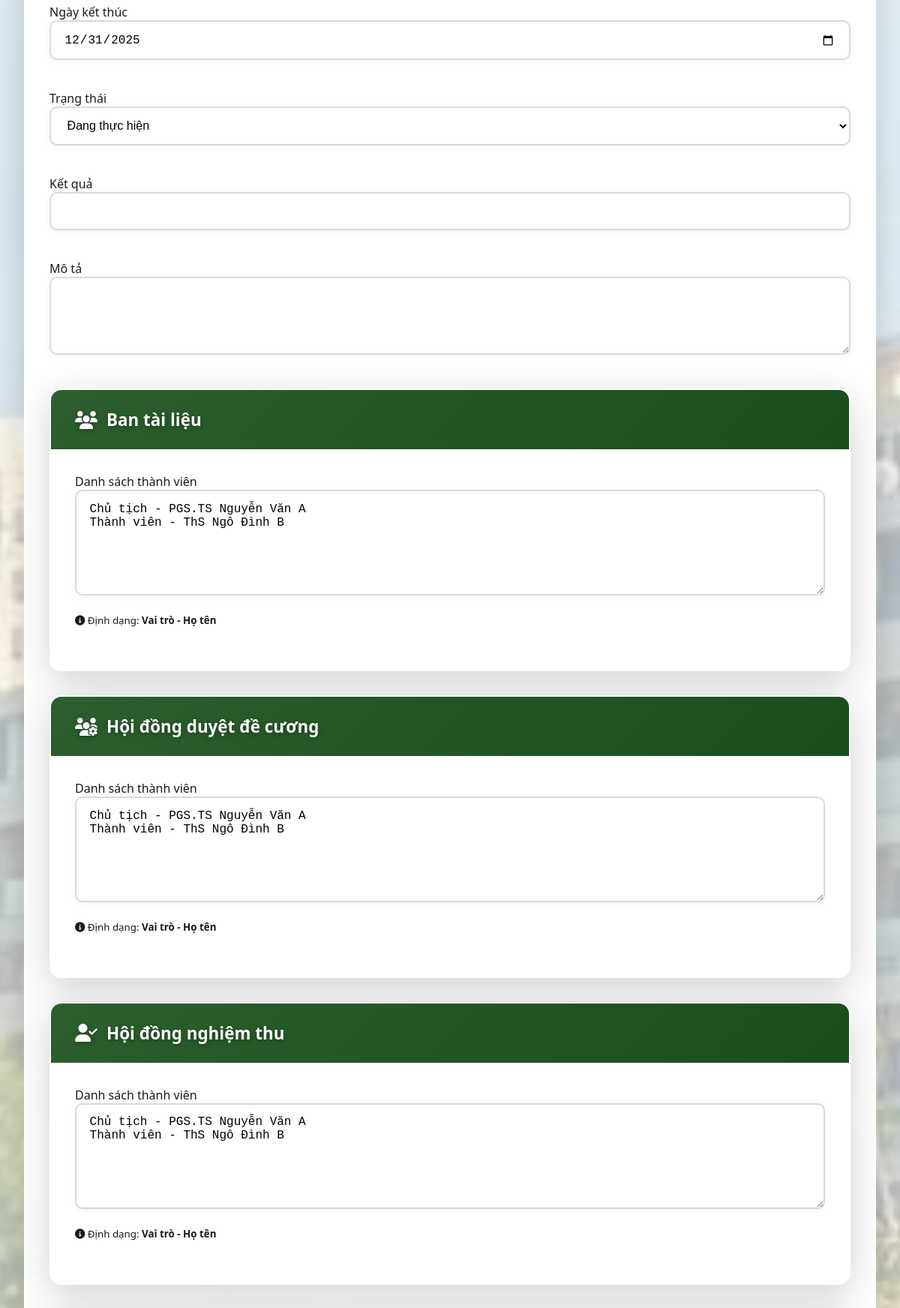
The app's page /tailieu/edit/2 (signed in, middle part), older data.
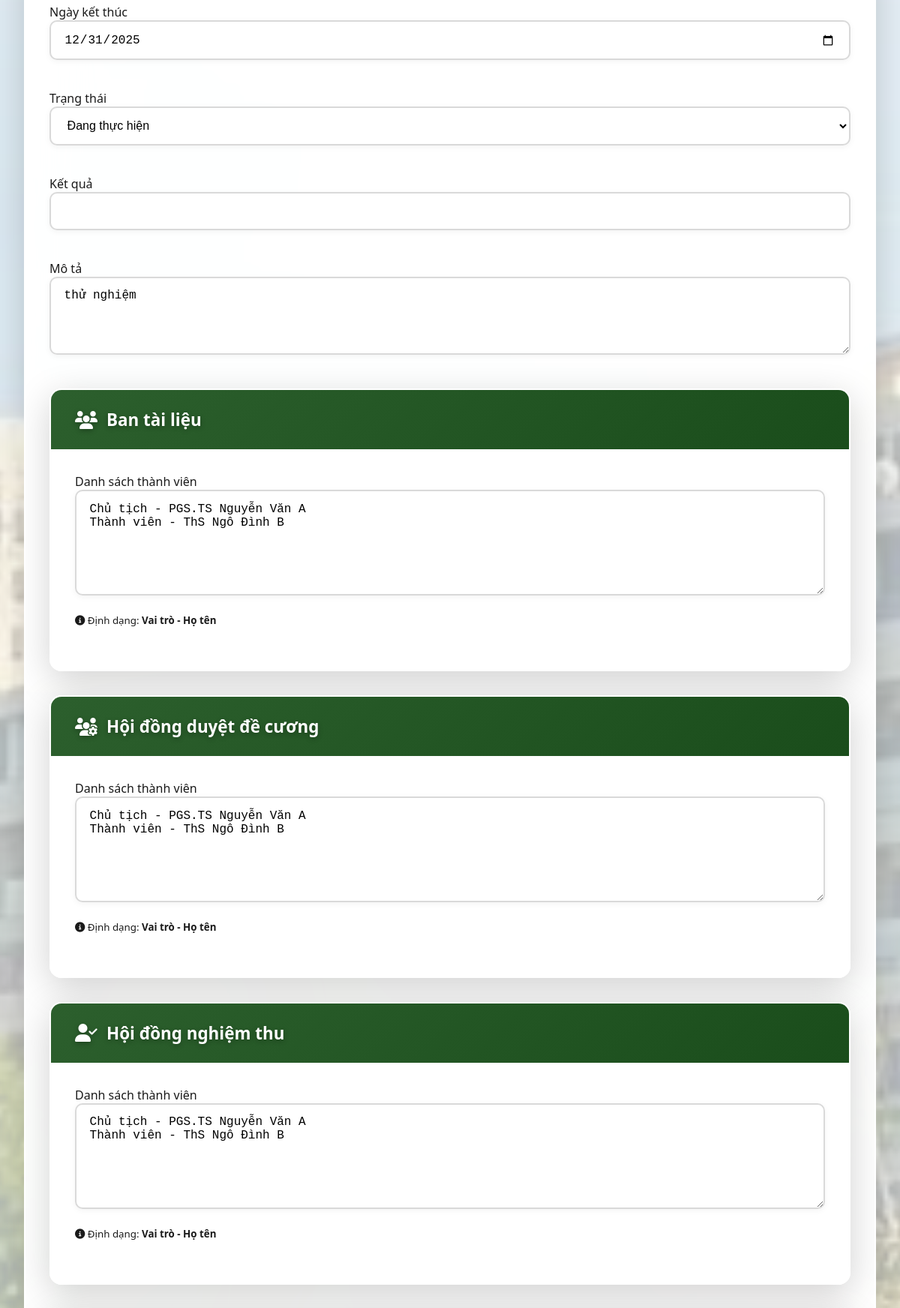
The same page, newer data.
### models/__init__.py (models this page shows)
class BanTaiLieu(db.Model):
    __tablename__ = 'ban_tai_lieu'
    id = db.Column(db.Integer, primary_key=True)
    tai_lieu_id = db.Column(db.Integer, db.ForeignKey('tai_lieu.id'), nullable=False)
    ho_ten = db.Column(db.String(120), nullable=False)
    vai_tro = db.Column(db.String(50), nullable=False)
    created_at = db.Column(db.DateTime, default=datetime.utcnow)

class HoiDongDeCuongTaiLieu(db.Model):
    __tablename__ = 'hoi_dong_de_cuong_tai_lieu'
    id = db.Column(db.Integer, primary_key=True)
    tai_lieu_id = db.Column(db.Integer, db.ForeignKey('tai_lieu.id'), nullable=False)
    ho_ten = db.Column(db.String(120), nullable=False)
    vai_tro = db.Column(db.String(50), nullable=False)
    created_at = db.Column(db.DateTime, default=datetime.utcnow)

class HoiDongNghiemThuTaiLieu(db.Model):
    __tablename__ = 'hoi_dong_nghiem_thu_tai_lieu'
    id = db.Column(db.Integer, primary_key=True)
    tai_lieu_id = db.Column(db.Integer, db.ForeignKey('tai_lieu.id'), nullable=False)
    ho_ten = db.Column(db.String(120), nullable=False)
    vai_tro = db.Column(db.String(50), nullable=False)
    created_at = db.Column(db.DateTime, default=datetime.utcnow)

class TaiLieu(db.Model):
    __tablename__ = 'tai_lieu'
    id = db.Column(db.Integer, primary_key=True)
    ma_tai_lieu = db.Column(db.String(50), unique=True, nullable=False)
    ten_tai_lieu = db.Column(db.String(255), nullable=False)
    loai = db.Column(db.String(50))  # Giáo trình, Tài liệu dạy học, Sách chuyên khảo, Sách tham khảo
    mo_ta = db.Column(db.Text)
    linh_vuc = db.Column(db.String(100))
    tac_gia = db.Column(db.Text)  # Danh sách tác giả (mỗi tác giả 1 dòng)
    don_vi = db.Column(db.String(120))
    ngay_bat_dau = db.Column(db.Date)
    ngay_ket_thuc = db.Column(db.Date)
    trang_thai = db.Column(db.String(50), default='Đang thực hiện')
    ket_qua = db.Column(db.Text)
    file_word = db.Column(db.String(255))
    file_word_content = db.Column(db.Text)
    nha_xuat_ban = db.Column(db.String(120))
    nam_xuat_ban = db.Column(db.Integer)
    mon_hoc = db.Column(db.String(120))
    file_tai_lieu = db.Column(db.String(255))
    bien_ban_ban = db.Column(db.String(255))
    bien_ban_de_cuong = db.Column(db.String(255))
    bien_ban_nghiem_thu = db.Column(db.String(255))
    file_sau_sua = db.Column(db.String(255))
    created_by = db.Column(db.Integer, db.ForeignKey('users.id'))
    created_at = db.Column(db.DateTime, default=datetime.utcnow)
    updated_at = db.Column(db.DateTime, default=datetime.utcnow, onupdate=datetime.utcnow)
    creator = db.relationship('User', backref='tai_lieu_created')
    ban_thanh_vien = db.relationship('BanTaiLieu', backref='tai_lieu', lazy='dynamic', cascade='all, delete-orphan')
    hoi_dong_de_cuong = db.relationship('HoiDongDeCuongTaiLieu', backref='tai_lieu', lazy='dynamic', cascade='all, delete-orphan')
    hoi_dong_nghiem_thu = db.relationship('HoiDongNghiemThuTaiLieu', backref='tai_lieu', lazy='dynamic', cascade='all, delete-orphan')

### routes/main.py (the view, shortened to what this page needs)
@main_bp.route('/tailieu/edit/<int:id>', methods=['GET', 'POST'])
@login_required
def tailieu_edit(id):
    tailieu = TaiLieu.query.get_or_404(id)
    if current_user.role != 'admin' and current_user.don_vi != tailieu.don_vi:
        flash('Bạn không có quyền chỉnh sửa tài liệu này!', 'danger')
        return redirect(url_for('main.tailieu_list'))
    return render_template('tailieu/edit.html', tailieu=tailieu)

### templates/tailieu/edit.html (shortened to what the changed rows need)
{% extends "base.html" %}
{% block content %}
<div class="card">
    <div class="card-body">
        <form method="POST" enctype="multipart/form-data">
            <div class="row">
                <div class="col-md-6">
                    <div class="form-group">
                        <label for="ngay_ket_thuc">Ngày kết thúc</label>
                        <input type="date" class="form-control" id="ngay_ket_thuc" name="ngay_ket_thuc"
                               value="{{ tailieu.ngay_ket_thuc.strftime('%Y-%m-%d') if tailieu.ngay_ket_thuc else '' }}">
                    </div>
                </div>
            </div>
            <div class="row">
                <div class="col-md-6">
                    <div class="form-group">
                        <label for="trang_thai">Trạng thái</label>
                        <select class="form-control" id="trang_thai" name="trang_thai">
                            {% for status in ['Đang thực hiện', 'Hoàn thành', 'Tạm dừng'] %}
                            <option value="{{ status }}" {% if tailieu.trang_thai == status %}selected{% endif %}>
                                {{ status }}
                            </option>
                            {% endfor %}
                        </select>
                    </div>
                </div>
            </div>
            <div class="form-group">
                <label for="mo_ta">Mô tả</label>
                <textarea class="form-control" id="mo_ta" name="mo_ta" rows="4">{{ tailieu.mo_ta or '' }}</textarea>
            </div>
            <div class="row">
                <div class="col-md-4">
                    <div class="card mb-3">
                        <div class="card-body">
                            <div class="form-group">
                                <label for="ban_tai_lieu">Danh sách thành viên</label>
                                <textarea class="form-control" id="ban_tai_lieu" name="ban_tai_lieu" rows="6"
                                          placeholder="Vai trò - Họ tên (mỗi người một dòng)&#10;Ví dụ: Chủ nhiệm - GS.TS. Nguyễn Văn A">{% for member in tailieu.ban_thanh_vien %}{{ member.vai_tro }} - {{ member.ho_ten }}
{% endfor %}</textarea>
                                <small class="form-text text-muted">
                                    <i class="fas fa-info-circle"></i> Định dạng: <strong>Vai trò - Họ tên</strong>
                                </small>
                            </div>
                        </div>
                    </div>
                </div>
                <div class="col-md-4">
                    <div class="card mb-3">
                        <div class="card-body">
                            <div class="form-group">
                                <label for="hoi_dong_de_cuong">Danh sách thành viên</label>
                                <textarea class="form-control" id="hoi_dong_de_cuong" name="hoi_dong_de_cuong" rows="6"
                                          placeholder="Vai trò - Họ tên (mỗi người một dòng)&#10;Ví dụ: Chủ tịch - PGS.TS. Trần Thị B">{% for member in tailieu.hoi_dong_de_cuong %}{{ member.vai_tro }} - {{ member.ho_ten }}
{% endfor %}</textarea>
                                <small class="form-text text-muted">
                                    <i class="fas fa-info-circle"></i> Định dạng: <strong>Vai trò - Họ tên</strong>
                                </small>
                            </div>
                        </div>
                    </div>
                </div>
                <div class="col-md-4">
                    <div class="card mb-3">
                        <div class="card-body">
                            <div class="form-group">
                                <label for="hoi_dong_nghiem_thu">Danh sách thành viên</label>
                                <textarea class="form-control" id="hoi_dong_nghiem_thu" name="hoi_dong_nghiem_thu" rows="6"
                                          placeholder="Vai trò - Họ tên (mỗi người một dòng)&#10;Ví dụ: Chủ tịch - TS. Lê Văn C">{% for member in tailieu.hoi_dong_nghiem_thu %}{{ member.vai_tro }} - {{ member.ho_ten }}
{% endfor %}</textarea>
                                <small class="form-text text-muted">
                                    <i class="fas fa-info-circle"></i> Định dạng: <strong>Vai trò - Họ tên</strong>
                                </small>
                            </div>
                        </div>
                    </div>
                </div>
            </div>
        </form>
    </div>
</div>
{% endblock %}

Row changes from the older to the newer data that the page shows:
changed TaiLieu "Đang thực hiện": mo_ta (not shown) → "thử nghiệm"
